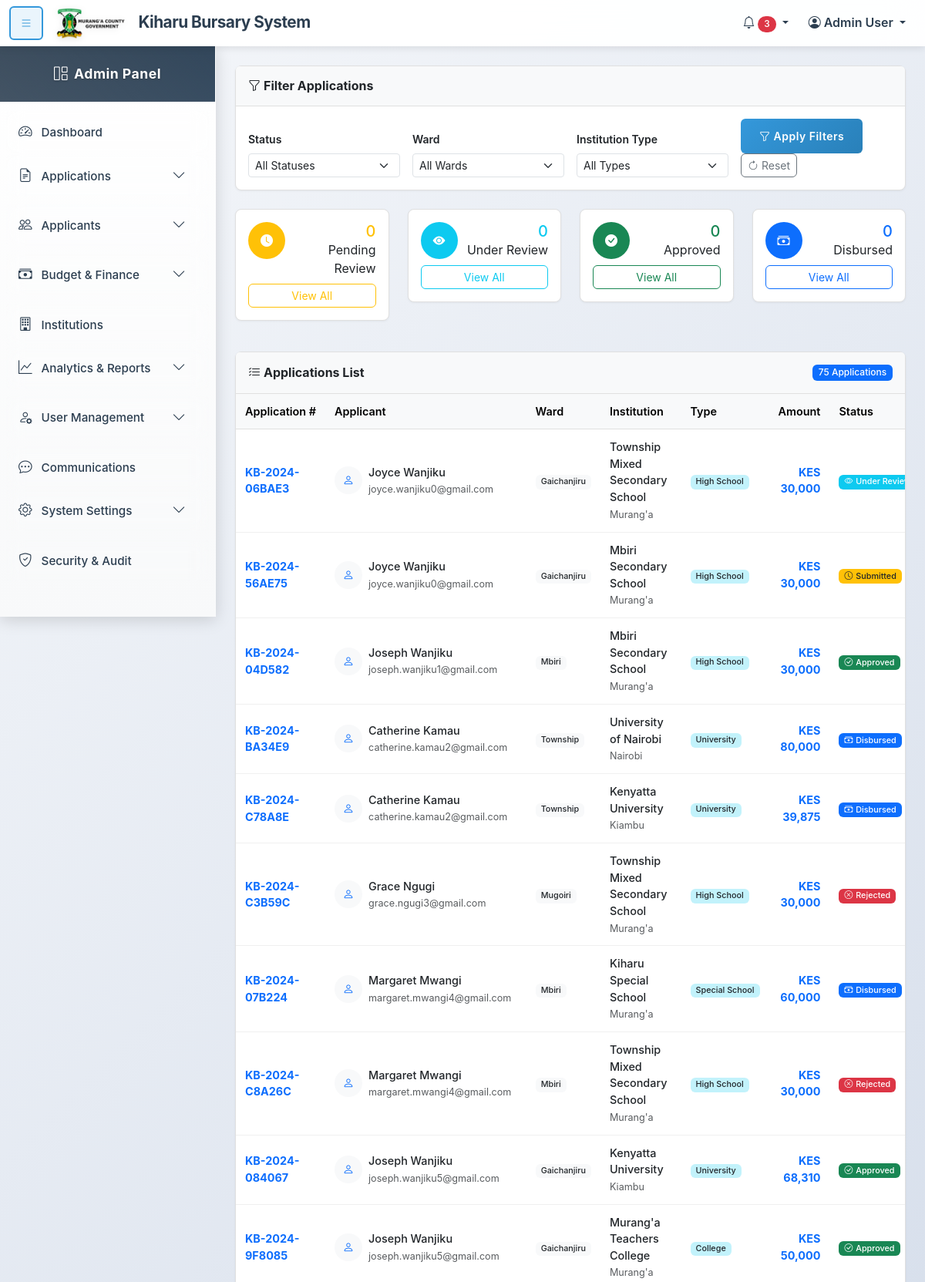
Page /applications/ (signed in, upper part) on the committed database.
### kiharu_system/models.py (models this page shows, shortened)
class Application(models.Model):
    APPLICATION_STATUS = (
        ('draft', 'Draft'),
        ('submitted', 'Submitted'),
        ('under_review', 'Under Review'),
        ('approved', 'Approved'),
        ('rejected', 'Rejected'),
        ('disbursed', 'Disbursed'),
    )
    application_number = models.CharField(max_length=20, unique=True, editable=False)
    applicant = models.ForeignKey(Applicant, on_delete=models.CASCADE, related_name='applications')
    fiscal_year = models.ForeignKey(FiscalYear, on_delete=models.CASCADE)
    bursary_category = models.ForeignKey(BursaryCategory, on_delete=models.CASCADE)
    institution = models.ForeignKey(Institution, on_delete=models.CASCADE)
    status = models.CharField(max_length=20, choices=APPLICATION_STATUS, default='draft')
    admission_number = models.CharField(max_length=100)
    year_of_study = models.PositiveIntegerField()
    course_name = models.CharField(max_length=200, blank=True, null=True)  # For college/university
    expected_completion_date = models.DateField()
    total_fees_payable = models.DecimalField(max_digits=10, decimal_places=2)
    fees_paid = models.DecimalField(max_digits=10, decimal_places=2)
    fees_balance = models.DecimalField(max_digits=10, decimal_places=2)
    amount_requested = models.DecimalField(max_digits=10, decimal_places=2)
    other_bursaries = models.BooleanField(default=False)
    other_bursaries_amount = models.DecimalField(max_digits=10, decimal_places=2, default=0)
    other_bursaries_source = models.CharField(max_length=200, blank=True, null=True)
    is_orphan = models.BooleanField(default=False)
    is_disabled = models.BooleanField(default=False)
    has_chronic_illness = models.BooleanField(default=False)
    chronic_illness_description = models.TextField(blank=True, null=True)
    date_submitted = models.DateTimeField(auto_now_add=True)
    last_updated = models.DateTimeField(auto_now=True)
    previous_allocation = models.BooleanField(default=False)
    previous_allocation_year = models.CharField(max_length=20, blank=True, null=True)
    previous_allocation_amount = models.DecimalField(max_digits=10, decimal_places=2, default=0)

class Applicant(models.Model):
    GENDER_CHOICES = (
        ('M', 'Male'),
        ('F', 'Female'),
    )
    user = models.OneToOneField(User, on_delete=models.CASCADE, related_name='applicant_profile')
    gender = models.CharField(max_length=1, choices=GENDER_CHOICES)
    date_of_birth = models.DateField()
    id_number = models.CharField(max_length=20, unique=True)
    ward = models.ForeignKey(Ward, on_delete=models.SET_NULL, null=True, related_name='residents')
    location = models.ForeignKey(Location, on_delete=models.SET_NULL, null=True)
    sublocation = models.ForeignKey(SubLocation, on_delete=models.SET_NULL, null=True)
    village = models.ForeignKey(Village, on_delete=models.SET_NULL, null=True)
    physical_address = models.TextField()
    postal_address = models.CharField(max_length=100, blank=True, null=True)
    special_needs = models.BooleanField(default=False)
    special_needs_description = models.TextField(blank=True, null=True)

class User(AbstractUser):
    USER_TYPES = (
        ('applicant', 'Applicant'),
        ('admin', 'Administrator'),
        ('reviewer', 'Application Reviewer'),
        ('finance', 'Finance Officer'),
    )
    user_type = models.CharField(max_length=20, choices=USER_TYPES, default='applicant')
    id_number = models.CharField(max_length=20, unique=True, null=True, blank=True)
    phone_regex = RegexValidator(
        regex=r'^\+254\d{9}$',
        message="Phone number must be entered in the format: '+254XXXXXXXXX'. Exactly 12 digits including country code."
    )
    phone_number = models.CharField(validators=[phone_regex], max_length=17, blank=True)

class Ward(models.Model):
    name = models.CharField(max_length=100)
    description = models.TextField(blank=True, null=True)

class Institution(models.Model):
    INSTITUTION_TYPES = (
        ('highschool', 'High School'),
        ('special_school', 'Special School'),
        ('college', 'College'),
        ('university', 'University'),
    )
    name = models.CharField(max_length=200)
    institution_type = models.CharField(max_length=20, choices=INSTITUTION_TYPES)
    county = models.CharField(max_length=100)
    postal_address = models.CharField(max_length=100, blank=True, null=True)
    phone_number = models.CharField(max_length=20, blank=True, null=True)
    email = models.EmailField(blank=True, null=True)

class BursaryCategory(models.Model):
    CATEGORY_TYPES = (
        ('highschool', 'High School'),
        ('special_school', 'Special School'),
        ('college', 'College'),
        ('university', 'University'),
    )
    name = models.CharField(max_length=100)
    category_type = models.CharField(max_length=20, choices=CATEGORY_TYPES)
    fiscal_year = models.ForeignKey(FiscalYear, on_delete=models.CASCADE, related_name='categories')
    allocation_amount = models.DecimalField(max_digits=12, decimal_places=2)
    max_amount_per_applicant = models.DecimalField(max_digits=10, decimal_places=2)

### kiharu_system/views.py (the view)
# urls.py: path('applications/', views.application_list, name='application_list'),
@login_required
@user_passes_test(is_reviewer)
def application_list(request):
    applications = Application.objects.all().select_related('applicant__user', 'institution', 'bursary_category')
    status = request.GET.get('status')
    ward = request.GET.get('ward')
    institution_type = request.GET.get('institution_type')
    if status:
        applications = applications.filter(status=status)
    if ward:
        applications = applications.filter(applicant__ward__id=ward)
    if institution_type:
        applications = applications.filter(bursary_category__category_type=institution_type)
    paginator = Paginator(applications, 25)
    page_number = request.GET.get('page')
    page_obj = paginator.get_page(page_number)
    wards = Ward.objects.all()
    context = {
        'page_obj': page_obj,
        'wards': wards,
        'current_status': status,
        'current_ward': ward,
        'current_institution_type': institution_type,
    }
    return render(request, 'admin/application_list.html', context)

### templates/admin/application_list.html (shortened to what this page needs)
{% extends 'admin_base.html' %}
{% load humanize %}
{% block content %}
<div class="card mb-4">
    <div class="card-header bg-light py-3">
        <h6 class="m-0 fw-bold">
            <i class="bi bi-funnel me-1"></i>Filter Applications
        </h6>
    </div>
    <div class="card-body">
        <form method="get" class="row g-3 align-items-end">
            <div class="col-md-3">
                <label for="status" class="form-label small fw-semibold">Status</label>
                <select class="form-select form-select-sm" name="status" id="status">
                    <option value="">All Statuses</option>
                </select>
            </div>
            <div class="col-md-3">
                <label for="ward" class="form-label small fw-semibold">Ward</label>
                <select class="form-select form-select-sm" name="ward" id="ward">
                    <option value="">All Wards</option>
                </select>
            </div>
            <div class="col-md-3">
                <label for="institution_type" class="form-label small fw-semibold">Institution Type</label>
                <select class="form-select form-select-sm" name="institution_type" id="institution_type">
                    <option value="">All Types</option>
                </select>
            </div>
            <div class="col-md-3">
                <button type="submit" class="btn btn-primary btn-sm me-1">
                    <i class="bi bi-funnel me-1"></i>Apply Filters
                </button>
                <a href="{% url 'application_list' %}" class="btn btn-outline-secondary btn-sm">
                    <i class="bi bi-arrow-clockwise me-1"></i>Reset
                </a>
            </div>
        </form>
    </div>
</div>
<div class="row mb-4">
    <div class="col-xl-3 col-md-6 mb-3">
        <div class="card card-stats">
            <div class="card-body">
                <div class="row">
                    <div class="col-3">
                        <div class="icon-circle bg-warning text-white">
                            <i class="bi bi-clock-fill"></i>
                        </div>
                    </div>
                    <div class="col-9 text-end">
                        <div class="h5 font-weight-bold text-warning mb-0">{{ pending_count|default:0 }}</div>
                        <span class="text-sm">Pending Review</span>
                    </div>
                </div>
                <div class="mt-2">
                    <a href="?status=submitted" class="btn btn-sm btn-outline-warning w-100">
                        View All
                    </a>
                </div>
            </div>
        </div>
    </div>
    <div class="col-xl-3 col-md-6 mb-3">
        <div class="card card-stats">
            <div class="card-body">
                <div class="row">
                    <div class="col-3">
                        <div class="icon-circle bg-info text-white">
                            <i class="bi bi-eye-fill"></i>
                        </div>
                    </div>
                    <div class="col-9 text-end">
                        <div class="h5 font-weight-bold text-info mb-0">{{ under_review_count|default:0 }}</div>
                        <span class="text-sm">Under Review</span>
                    </div>
                </div>
                <div class="mt-2">
                    <a href="?status=under_review" class="btn btn-sm btn-outline-info w-100">
                        View All
                    </a>
                </div>
            </div>
        </div>
    </div>
    <div class="col-xl-3 col-md-6 mb-3">
        <div class="card card-stats">
            <div class="card-body">
                <div class="row">
                    <div class="col-3">
                        <div class="icon-circle bg-success text-white">
                            <i class="bi bi-check-circle-fill"></i>
                        </div>
                    </div>
                    <div class="col-9 text-end">
                        <div class="h5 font-weight-bold text-success mb-0">{{ approved_count|default:0 }}</div>
                        <span class="text-sm">Approved</span>
                    </div>
                </div>
                <div class="mt-2">
                    <a href="?status=approved" class="btn btn-sm btn-outline-success w-100">
                        View All
                    </a>
                </div>
            </div>
        </div>
    </div>
    <div class="col-xl-3 col-md-6 mb-3">
        <div class="card card-stats">
            <div class="card-body">
                <div class="row">
                    <div class="col-3">
                        <div class="icon-circle bg-primary text-white">
                            <i class="bi bi-cash-stack"></i>
                        </div>
                    </div>
                    <div class="col-9 text-end">
                        <div class="h5 font-weight-bold text-primary mb-0">{{ disbursed_count|default:0 }}</div>
                        <span class="text-sm">Disbursed</span>
                    </div>
                </div>
                <div class="mt-2">
                    <a href="?status=disbursed" class="btn btn-sm btn-outline-primary w-100">
                        View All
                    </a>
                </div>
            </div>
        </div>
    </div>
</div>
<div class="card">
    <div class="card-header bg-light py-3 d-flex justify-content-between align-items-center">
        <h6 class="m-0 fw-bold">
            <i class="bi bi-list-check me-1"></i>Applications List
        </h6>
        <span class="badge bg-primary">{{ page_obj.paginator.count }} Applications</span>
    </div>
    <div class="card-body p-0">
        <div class="table-container">
            <table class="table table-sm table-hover align-middle mb-0">
                <thead class="table-light">
                    <tr>
                        <th>Application #</th>
                        <th>Applicant</th>
                        <th>Ward</th>
                        <th>Institution</th>
                        <th>Type</th>
                        <th class="text-end">Amount</th>
                        <th>Status</th>
                    </tr>
                </thead>
                <tbody>
                    {% for application in page_obj %}
                    <tr>
                        <td>
                            <strong class="text-primary">{{ application.application_number }}</strong>
                        </td>
                        <td>
                            <div class="d-flex align-items-center">
                                <div class="icon-circle-sm bg-light text-primary me-2">
                                    <i class="bi bi-person"></i>
                                </div>
                                <div>
                                    <div class="fw-medium">{{ application.applicant.user.get_full_name }}</div>
                                    <small class="text-muted">{{ application.applicant.user.email }}</small>
                                </div>
                            </div>
                        </td>
                        <td>
                            <span class="badge bg-light text-dark">
                                {{ application.applicant.ward.name|default:"N/A" }}
                            </span>
                        </td>
                        <td>
                            <div>
                                <div class="fw-medium">{{ application.institution.name }}</div>
                                <small class="text-muted">{{ application.institution.county }}</small>
                            </div>
                        </td>
                        <td>
                            <span class="badge bg-info bg-opacity-25 text-dark">
                                {{ application.bursary_category.get_category_type_display }}
                            </span>
                        </td>
                        <td class="text-end fw-bold text-primary">
                            KES {{ application.amount_requested|floatformat:0|intcomma }}
                        </td>
                        <td>
                            {% if application.status == 'submitted' %}
                                <span class="badge bg-warning text-dark">
                                    <i class="bi bi-clock me-1"></i>Submitted
                                </span>
                            {% elif application.status == 'approved' %}
                                <span class="badge bg-success">
                                    <i class="bi bi-check-circle me-1"></i>Approved
                                </span>
                            {% elif application.status == 'rejected' %}
                                <span class="badge bg-danger">
                                    <i class="bi bi-x-circle me-1"></i>Rejected
                                </span>
                            {% elif application.status == 'under_review' %}
                                <span class="badge bg-info">
                                    <i class="bi bi-eye me-1"></i>Under Review
                                </span>
                            {% elif application.status == 'disbursed' %}
                                <span class="badge bg-primary">
                                    <i class="bi bi-cash-stack me-1"></i>Disbursed
                                </span>
                            {% else %}
                                <span class="badge bg-secondary">{{ application.get_status_display }}</span>
                            {% endif %}
                        </td>
                    </tr>
                    {% endfor %}
                </tbody>
            </table>
        </div>
    </div>
</div>
{% endblock %}

### rows in the picture
Application: application_number "KB-2024-06BAE3", applicant.user.get_full_name "Joyce Wanjiku", applicant.user.email "joyce.wanjiku0@gmail.com", applicant.ward.name "Gaichanjiru", institution.name "Township Mixed Secondary School", institution.county "Murang'a", bursary_category.category_type "High School", amount_requested "30,000", status "under_review" (drawn)
Application: application_number "KB-2024-56AE75", applicant.user.get_full_name "Joyce Wanjiku", applicant.user.email "joyce.wanjiku0@gmail.com", applicant.ward.name "Gaichanjiru", institution.name "Mbiri Secondary School", institution.county "Murang'a", bursary_category.category_type "High School", amount_requested "30,000", status "submitted" (drawn)
Application: application_number "KB-2024-04D582", applicant.user.get_full_name "Joseph Wanjiku", applicant.user.email "joseph.wanjiku1@gmail.com", applicant.ward.name "Mbiri", institution.name "Mbiri Secondary School", institution.county "Murang'a", bursary_category.category_type "High School", amount_requested "30,000", status "approved" (drawn)
Application: application_number "KB-2024-BA34E9", applicant.user.get_full_name "Catherine Kamau", applicant.user.email "catherine.kamau2@gmail.com", applicant.ward.name "Township", institution.name "University of Nairobi", institution.county "Nairobi", bursary_category.category_type "University", amount_requested "80,000", status "disbursed" (drawn)
Application: application_number "KB-2024-C78A8E", applicant.user.get_full_name "Catherine Kamau", applicant.user.email "catherine.kamau2@gmail.com", applicant.ward.name "Township", institution.name "Kenyatta University", institution.county "Kiambu", bursary_category.category_type "University", amount_requested "39,875", status "disbursed" (drawn)
Application: application_number "KB-2024-C3B59C", applicant.user.get_full_name "Grace Ngugi", applicant.user.email "grace.ngugi3@gmail.com", applicant.ward.name "Mugoiri", institution.name "Township Mixed Secondary School", institution.county "Murang'a", bursary_category.category_type "High School", amount_requested "30,000", status "rejected" (drawn)
Application: application_number "KB-2024-07B224", applicant.user.get_full_name "Margaret Mwangi", applicant.user.email "margaret.mwangi4@gmail.com", applicant.ward.name "Mbiri", institution.name "Kiharu Special School", institution.county "Murang'a", bursary_category.category_type "Special School", amount_requested "60,000", status "disbursed" (drawn)
Application: application_number "KB-2024-C8A26C", applicant.user.get_full_name "Margaret Mwangi", applicant.user.email "margaret.mwangi4@gmail.com", applicant.ward.name "Mbiri", institution.name "Township Mixed Secondary School", institution.county "Murang'a", bursary_category.category_type "High School", amount_requested "30,000", status "rejected" (drawn)
Application: application_number "KB-2024-084067", applicant.user.get_full_name "Joseph Wanjiku", applicant.user.email "joseph.wanjiku5@gmail.com", applicant.ward.name "Gaichanjiru", institution.name "Kenyatta University", institution.county "Kiambu", bursary_category.category_type "University", amount_requested "68,310", status "approved" (drawn)
Application: application_number "KB-2024-9F8085", applicant.user.get_full_name "Joseph Wanjiku", applicant.user.email "joseph.wanjiku5@gmail.com", applicant.ward.name "Gaichanjiru", institution.name "Murang'a Teachers College", institution.county "Murang'a", bursary_category.category_type "College", amount_requested "50,000", status "approved" (drawn)

### other values in the picture
{{ pending_count|default:0 }} "0"
{{ under_review_count|default:0 }} "0"
{{ approved_count|default:0 }} "0"
{{ disbursed_count|default:0 }} "0"
{{ page_obj.paginator.count }} "75"
